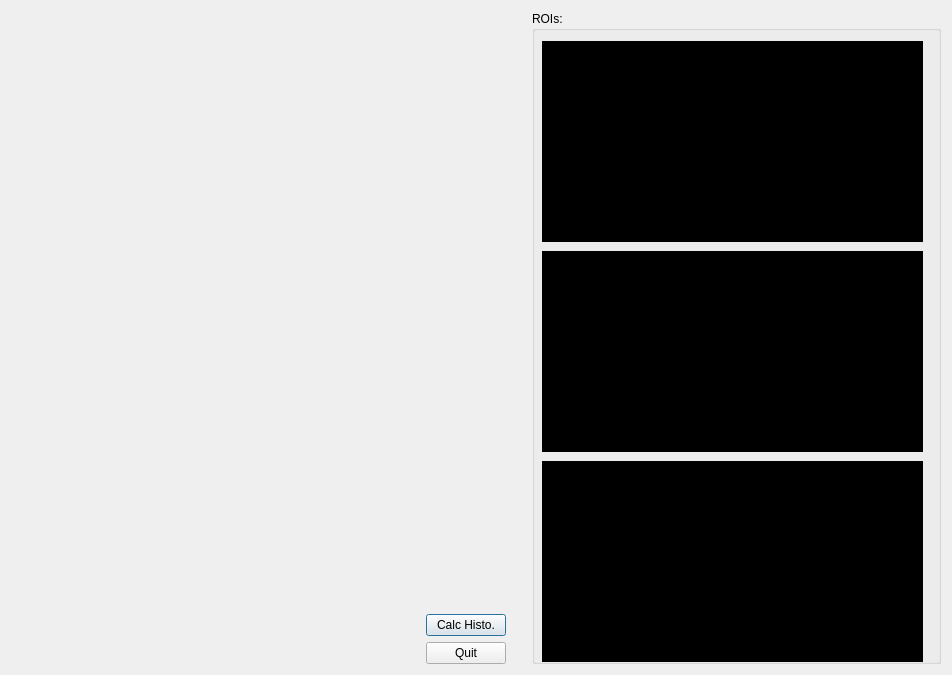
<?xml version="1.0" encoding="UTF-8"?>
<ui version="4.0">
 <class>ToolWindow</class>
 <widget class="QDialog" name="ToolWindow">
  <property name="geometry">
   <rect>
    <x>0</x>
    <y>0</y>
    <width>952</width>
    <height>675</height>
   </rect>
  </property>
  <property name="windowTitle">
   <string>Dialog</string>
  </property>
  <layout class="QHBoxLayout" name="horizontalLayout">
   <item>
    <widget class="GLWidget" name="widget" native="true">
     <property name="sizePolicy">
      <sizepolicy hsizetype="Expanding" vsizetype="Preferred">
       <horstretch>0</horstretch>
       <verstretch>0</verstretch>
      </sizepolicy>
     </property>
    </widget>
   </item>
   <item>
    <layout class="QVBoxLayout" name="verticalLayout">
     <item>
      <spacer name="verticalSpacer">
       <property name="orientation">
        <enum>Qt::Vertical</enum>
       </property>
       <property name="sizeHint" stdset="0">
        <size>
         <width>20</width>
         <height>40</height>
        </size>
       </property>
      </spacer>
     </item>
     <item>
      <widget class="QPushButton" name="histoButton">
       <property name="text">
        <string>Calc Histo.</string>
       </property>
      </widget>
     </item>
     <item>
      <widget class="QPushButton" name="pushButton">
       <property name="text">
        <string>Quit</string>
       </property>
      </widget>
     </item>
    </layout>
   </item>
   <item>
    <spacer name="verticalSpacer_2">
     <property name="orientation">
      <enum>Qt::Vertical</enum>
     </property>
     <property name="sizeHint" stdset="0">
      <size>
       <width>20</width>
       <height>40</height>
      </size>
     </property>
    </spacer>
   </item>
   <item>
    <widget class="QGroupBox" name="groupBox">
     <property name="sizePolicy">
      <sizepolicy hsizetype="Expanding" vsizetype="Preferred">
       <horstretch>0</horstretch>
       <verstretch>0</verstretch>
      </sizepolicy>
     </property>
     <property name="title">
      <string>ROIs:</string>
     </property>
     <widget class="QLabel" name="roiOne">
      <property name="geometry">
       <rect>
        <x>10</x>
        <y>30</y>
        <width>381</width>
        <height>201</height>
       </rect>
      </property>
      <property name="autoFillBackground">
       <bool>false</bool>
      </property>
      <property name="styleSheet">
       <string notr="true">Background-color: #000;</string>
      </property>
      <property name="frameShape">
       <enum>QFrame::NoFrame</enum>
      </property>
      <property name="text">
       <string/>
      </property>
     </widget>
     <widget class="QLabel" name="roiTwo">
      <property name="geometry">
       <rect>
        <x>10</x>
        <y>240</y>
        <width>381</width>
        <height>201</height>
       </rect>
      </property>
      <property name="autoFillBackground">
       <bool>false</bool>
      </property>
      <property name="styleSheet">
       <string notr="true">Background-color: #000;</string>
      </property>
      <property name="frameShape">
       <enum>QFrame::NoFrame</enum>
      </property>
      <property name="text">
       <string/>
      </property>
     </widget>
     <widget class="QLabel" name="roiThree">
      <property name="geometry">
       <rect>
        <x>10</x>
        <y>450</y>
        <width>381</width>
        <height>201</height>
       </rect>
      </property>
      <property name="autoFillBackground">
       <bool>false</bool>
      </property>
      <property name="styleSheet">
       <string notr="true">Background-color: #000;</string>
      </property>
      <property name="frameShape">
       <enum>QFrame::NoFrame</enum>
      </property>
      <property name="text">
       <string/>
      </property>
     </widget>
    </widget>
   </item>
  </layout>
 </widget>
 <customwidgets>
  <customwidget>
   <class>GLWidget</class>
   <extends>QWidget</extends>
   <header location="global">source/tracking/algorithm/LandmarkTracker/glwidget.h</header>
   <container>1</container>
  </customwidget>
 </customwidgets>
 <resources/>
 <connections/>
</ui>
